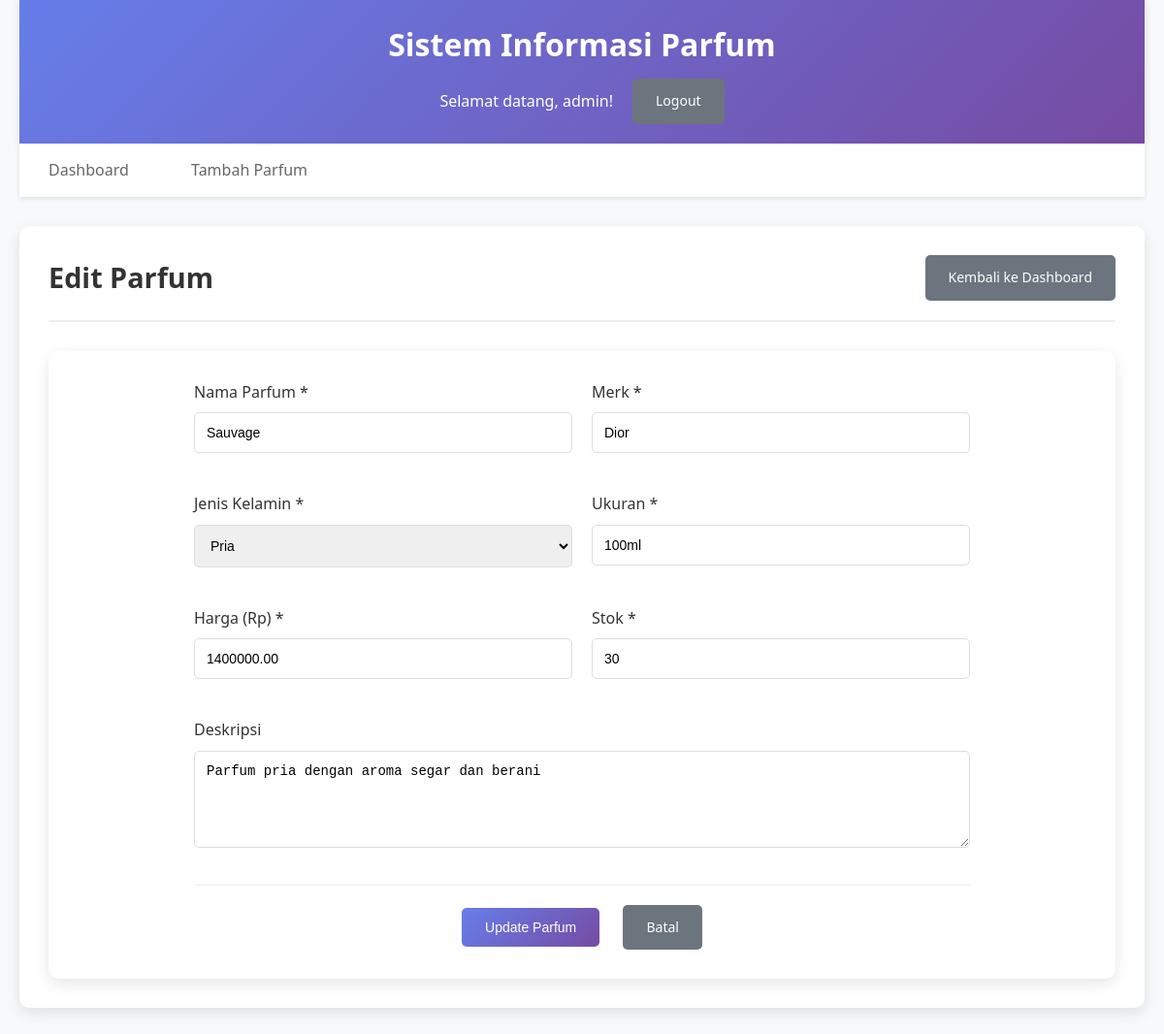
/edit_parfum.php?id=3 (signed in), run on the app's committed database.
### tables this page shows
CREATE TABLE IF NOT EXISTS parfum (
    id INT AUTO_INCREMENT PRIMARY KEY,
    nama_parfum VARCHAR(100) NOT NULL,
    merk VARCHAR(50) NOT NULL,
    jenis_kelamin ENUM('Pria', 'Wanita', 'Unisex') NOT NULL,
    ukuran VARCHAR(20) NOT NULL,
    harga DECIMAL(10,2) NOT NULL,
    stok INT NOT NULL DEFAULT 0,
    deskripsi TEXT,
    gambar VARCHAR(255),
    created_at TIMESTAMP DEFAULT CURRENT_TIMESTAMP,
    updated_at TIMESTAMP DEFAULT CURRENT_TIMESTAMP ON UPDATE CURRENT_TIMESTAMP
);

### edit_parfum.php (the view, shortened to what this page needs)
<?php
require_once 'config.php';
$id = isset($_GET['id']) ? (int)$_GET['id'] : 0;
$stmt = $pdo->prepare("SELECT * FROM parfum WHERE id = ?");
$stmt->execute([$id]);
$parfum = $stmt->fetch();
?>
<!DOCTYPE html>
<html lang="id">
<head>
    <link rel="stylesheet" href="style.css">
</head>
<body>
    <div class="container">
        <header class="header">
            <h1>Sistem Informasi Parfum</h1>
            <div class="user-info">
                <span>Selamat datang, <?php echo htmlspecialchars($_SESSION['username']); ?>!</span>
                <a href="logout.php" class="btn btn-secondary">Logout</a>
            </div>
        </header>
        <nav class="navigation">
            <a href="dashboard.php" class="nav-link">Dashboard</a>
            <a href="add_parfum.php" class="nav-link">Tambah Parfum</a>
        </nav>
        <main class="main-content">
            <div class="content-header">
                <h2>Edit Parfum</h2>
                <div class="actions">
                    <a href="dashboard.php" class="btn btn-secondary">Kembali ke Dashboard</a>
                </div>
            </div>
            <div class="form-container">
                <form method="POST" action="" class="parfum-form">
                    <div class="form-row">
                        <div class="form-group">
                            <label for="nama_parfum">Nama Parfum *</label>
                            <input type="text" id="nama_parfum" name="nama_parfum" value="<?php echo htmlspecialchars($parfum['nama_parfum']); ?>" required>
                        </div>
                        <div class="form-group">
                            <label for="merk">Merk *</label>
                            <input type="text" id="merk" name="merk" value="<?php echo htmlspecialchars($parfum['merk']); ?>" required>
                        </div>
                    </div>
                    <div class="form-row">
                        <div class="form-group">
                            <label for="jenis_kelamin">Jenis Kelamin *</label>
                            <select id="jenis_kelamin" name="jenis_kelamin" required>
                                <option value="Pria" <?php echo $parfum['jenis_kelamin'] == 'Pria' ? 'selected' : ''; ?>>Pria</option>
                            </select>
                        </div>
                        <div class="form-group">
                            <label for="ukuran">Ukuran *</label>
                            <input type="text" id="ukuran" name="ukuran" value="<?php echo htmlspecialchars($parfum['ukuran']); ?>" placeholder="contoh: 100ml, 50ml" required>
                        </div>
                    </div>
                    <div class="form-row">
                        <div class="form-group">
                            <label for="harga">Harga (Rp) *</label>
                            <input type="number" id="harga" name="harga" value="<?php echo htmlspecialchars($parfum['harga']); ?>" min="0" step="1000" required>
                        </div>
                        <div class="form-group">
                            <label for="stok">Stok *</label>
                            <input type="number" id="stok" name="stok" value="<?php echo htmlspecialchars($parfum['stok']); ?>" min="0" required>
                        </div>
                    </div>
                    <div class="form-group">
                        <label for="deskripsi">Deskripsi</label>
                        <textarea id="deskripsi" name="deskripsi" rows="4" placeholder="Deskripsi parfum (opsional)"><?php echo htmlspecialchars($parfum['deskripsi']); ?></textarea>
                    </div>
                    <div class="form-actions">
                        <button type="submit" class="btn btn-primary">Update Parfum</button>
                        <a href="dashboard.php" class="btn btn-secondary">Batal</a>
                    </div>
                </form>
            </div>
        </main>
    </div>
</body>
</html>

### style.css (style rules this page uses)
* { margin: 0; padding: 0; box-sizing: border-box; }
body { font-family: 'Segoe UI', Tahoma, Geneva, Verdana, sans-serif; line-height: 1.6; color: #333; background-color: #f8f9fa; }
.container { max-width: 1200px; margin: 0 auto; padding: 0 20px; }
.header { background: linear-gradient(135deg, #667eea 0%, #764ba2 100%); color: white; padding: 20px 0; box-shadow: 0 2px 10px rgba(0,0,0,0.1); }
.header h1 { text-align: center; margin-bottom: 10px; font-size: 2rem; }
.user-info { display: flex; justify-content: center; align-items: center; gap: 20px; margin-top: 10px; }
.navigation { background: white; padding: 15px 0; box-shadow: 0 2px 5px rgba(0,0,0,0.1); margin-bottom: 30px; }
.nav-link { text-decoration: none; color: #666; padding: 10px 20px; margin: 0 10px; border-radius: 5px; transition: all 0.3s ease; }
.main-content { background: white; padding: 30px; border-radius: 10px; box-shadow: 0 5px 15px rgba(0,0,0,0.1); margin-bottom: 30px; }
.content-header { display: flex; justify-content: space-between; align-items: center; margin-bottom: 30px; padding-bottom: 20px; border-bottom: 2px solid #eee; }
.content-header h2 { color: #333; font-size: 1.8rem; }
.btn { display: inline-block; padding: 12px 24px; text-decoration: none; border-radius: 5px; border: none; cursor: pointer; font-size: 14px; font-weight: 500; transition: all 0.3s ease; text-align: center; }
.btn-primary { background: linear-gradient(135deg, #667eea 0%, #764ba2 100%); color: white; }
.btn-secondary { background-color: #6c757d; color: white; }
.form-container { background: white; padding: 30px; border-radius: 10px; box-shadow: 0 5px 15px rgba(0,0,0,0.1); }
.parfum-form { max-width: 800px; margin: 0 auto; }
.form-row { display: flex; gap: 20px; margin-bottom: 20px; }
.form-group { flex: 1; margin-bottom: 20px; }
.form-group label { display: block; margin-bottom: 8px; font-weight: 500; color: #333; }
.form-group input, .form-group select, .form-group textarea { width: 100%; padding: 12px; border: 1px solid #ddd; border-radius: 5px; font-size: 14px; transition: border-color 0.3s ease; }
.form-group textarea { resize: vertical; min-height: 100px; }
.form-actions { text-align: center; margin-top: 30px; padding-top: 20px; border-top: 1px solid #eee; }
.form-actions .btn { margin: 0 10px; }

### data on the page
parfum: nama_parfum "Sauvage", merk "Dior", jenis_kelamin "Pria", ukuran "100ml", harga "1400000.00", stok "30", deskripsi "Parfum pria dengan aroma segar dan berani"

### other printed values
$_SESSION['username'] "admin"
